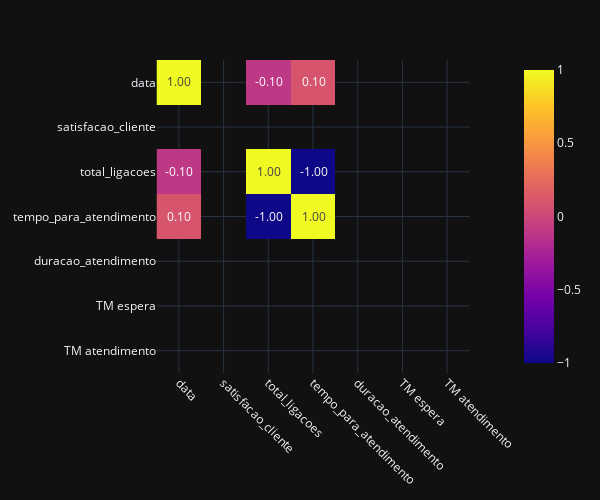

This figure's notebook cell:
### Code cell
fig = px.imshow(df_plot.corr(), zmin=-1, zmax=1, width=600, height=500, text_auto='.2f')
fig.update_xaxes(tickangle=45)
fig.show()

### Figure 1 — Plotly figure (JSON) as saved in the notebook; plotly's stock layout.template omitted (floating-point values rounded to 4 significant figures)
{"data": [{"coloraxis": "coloraxis", "name": "0", "texttemplate": "%{z:.2f}", "x": ["data", "satisfacao_cliente", "total_ligacoes", "tempo_para_atendimento", "duracao_atendimento", "TM espera", "TM atendimento"], "y": ["data", "satisfacao_cliente", "total_ligacoes", "tempo_para_atendimento", "duracao_atendimento", "TM espera", "TM atendimento"], "z": [[1.0, NaN, -0.09883, 0.09883, NaN, NaN, NaN], [NaN, NaN, NaN, NaN, NaN, NaN, NaN], [-0.09883, NaN, 1.0, -1.0, NaN, NaN, NaN], [0.09883, NaN, -1.0, 1.0, NaN, NaN, NaN], [NaN, NaN, NaN, NaN, NaN, NaN, NaN], [NaN, NaN, NaN, NaN, NaN, NaN, NaN], [NaN, NaN, NaN, NaN, NaN, NaN, NaN]], "type": "heatmap", "xaxis": "x", "yaxis": "y", "hovertemplate": "x: %{x}<br>y: %{y}<br>color: %{z}<extra></extra>"}], "layout": {"xaxis": {"anchor": "y", "domain": [0.0, 1.0], "scaleanchor": "y", "constrain": "domain", "tickangle": 45}, "yaxis": {"anchor": "x", "domain": [0.0, 1.0], "autorange": "reversed", "constrain": "domain"}, "coloraxis": {"colorscale": [[0.0, "#0d0887"], [0.1111, "#46039f"], [0.2222, "#7201a8"], [0.3333, "#9c179e"], [0.4444, "#bd3786"], [0.5556, "#d8576b"], [0.6667, "#ed7953"], [0.7778, "#fb9f3a"], [0.8889, "#fdca26"], [1.0, "#f0f921"]], "cmin": -1, "cmax": 1}, "margin": {"t": 60}, "height": 500, "width": 600}}
